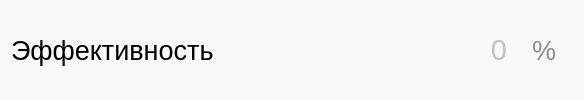
                     <widget class="QWidget" name="widget_62" native="true">
                      <property name="font">
                       <font>
                        <pointsize>36</pointsize>
                       </font>
                      </property>
                      <property name="styleSheet">
                       <string notr="true">border-radius: 8px;
background-color:rgb(248, 249, 251);
color: rgb(140, 139, 139);</string>
                      </property>
                      <layout class="QHBoxLayout" name="horizontalLayout_101">
                       <item>
                        <widget class="QLabel" name="temperature_6">
                         <property name="minimumSize">
                          <size>
                           <width>0</width>
                           <height>0</height>
                          </size>
                         </property>
                         <property name="maximumSize">
                          <size>
                           <width>16777215</width>
                           <height>16777215</height>
                          </size>
                         </property>
                         <property name="font">
                          <font>
                           <pointsize>20</pointsize>
                          </font>
                         </property>
                         <property name="styleSheet">
                          <string notr="true">background-color:rgb(248, 249, 251);
color: rgb(0, 0, 0);
margin-right: 0px;
</string>
                         </property>
                         <property name="inputMethodHints">
                          <set>Qt::ImhNone</set>
                         </property>
                         <property name="text">
                          <string>Эффективность</string>
                         </property>
                         <property name="wordWrap">
                          <bool>true</bool>
                         </property>
                        </widget>
                       </item>
                       <item>
                        <widget class="QLineEdit" name="efff">
                         <property name="minimumSize">
                          <size>
                           <width>0</width>
                           <height>0</height>
                          </size>
                         </property>
                         <property name="font">
                          <font>
                           <family>MS Shell Dlg 2</family>
                           <pointsize>22</pointsize>
                           <weight>50</weight>
                           <italic>false</italic>
                           <bold>false</bold>
                           <strikeout>false</strikeout>
                          </font>
                         </property>
                         <property name="layoutDirection">
                          <enum>Qt::LeftToRight</enum>
                         </property>
                         <property name="styleSheet">
                          <string notr="true">background-color:rgb(248, 249, 251);
color: rgb(140, 139, 139);
outline: 0px;
padding-left: 10px;
margin-left: 20px;
margin-right: 10px;
border-top-left-radius: 0px;
border-bottom-left-radius: 00px;
border: none;

</string>
                         </property>
                         <property name="alignment">
                          <set>Qt::AlignRight|Qt::AlignTrailing|Qt::AlignVCenter</set>
                         </property>
                         <property name="placeholderText">
                          <string>0</string>
                         </property>
                        </widget>
                       </item>
                       <item>
                        <widget class="QLabel" name="dimension_temperature_6">
                         <property name="font">
                          <font>
                           <pointsize>20</pointsize>
                          </font>
                         </property>
                         <property name="styleSheet">
                          <string notr="true">margin-right: 10px;
</string>
                         </property>
                         <property name="text">
                          <string>%</string>
                         </property>
                        </widget>
                       </item>
                      </layout>
                     </widget>
